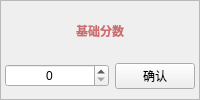
            <widget class="QFrame" name="frame_13">
             <property name="frameShape">
              <enum>QFrame::StyledPanel</enum>
             </property>
             <property name="frameShadow">
              <enum>QFrame::Plain</enum>
             </property>
             <layout class="QVBoxLayout" name="verticalLayout_20" stretch="0,0">
              <property name="leftMargin">
               <number>4</number>
              </property>
              <property name="topMargin">
               <number>4</number>
              </property>
              <property name="rightMargin">
               <number>4</number>
              </property>
              <property name="bottomMargin">
               <number>4</number>
              </property>
              <item>
               <widget class="QLabel" name="label_26">
                <property name="font">
                 <font>
                  <pointsize>9</pointsize>
                  <italic>false</italic>
                  <bold>true</bold>
                 </font>
                </property>
                <property name="styleSheet">
                 <string notr="true">color: #CC6E6E</string>
                </property>
                <property name="text">
                 <string>基础分数</string>
                </property>
                <property name="alignment">
                 <set>Qt::AlignCenter</set>
                </property>
               </widget>
              </item>
              <item>
               <layout class="QHBoxLayout" name="horizontalLayout_14" stretch="1,0">
                <property name="bottomMargin">
                 <number>6</number>
                </property>
                <item>
                 <widget class="QSpinBox" name="spinBoxBaseScore">
                  <property name="alignment">
                   <set>Qt::AlignCenter</set>
                  </property>
                  <property name="suffix">
                   <string/>
                  </property>
                  <property name="prefix">
                   <string/>
                  </property>
                  <property name="maximum">
                   <number>10000</number>
                  </property>
                 </widget>
                </item>
                <item>
                 <widget class="QPushButton" name="pushButtonXXX">
                  <property name="text">
                   <string>确认</string>
                  </property>
                 </widget>
                </item>
               </layout>
              </item>
             </layout>
            </widget>
